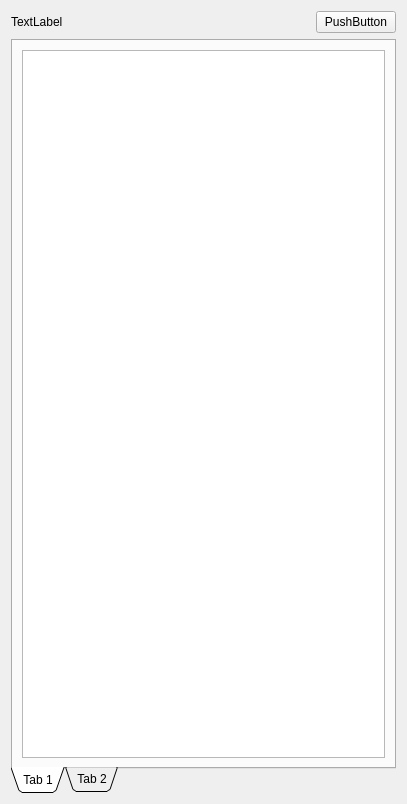
<?xml version="1.0" encoding="UTF-8"?>
<ui version="4.0">
 <class>Form</class>
 <widget class="QWidget" name="Form">
  <property name="geometry">
   <rect>
    <x>0</x>
    <y>0</y>
    <width>407</width>
    <height>804</height>
   </rect>
  </property>
  <property name="windowTitle">
   <string>Form</string>
  </property>
  <layout class="QVBoxLayout" name="verticalLayout_3">
   <item>
    <layout class="QHBoxLayout" name="horizontalLayout">
     <item>
      <widget class="QLabel" name="label">
       <property name="sizePolicy">
        <sizepolicy hsizetype="Expanding" vsizetype="Preferred">
         <horstretch>0</horstretch>
         <verstretch>0</verstretch>
        </sizepolicy>
       </property>
       <property name="text">
        <string>TextLabel</string>
       </property>
      </widget>
     </item>
     <item>
      <widget class="QPushButton" name="pushButton">
       <property name="text">
        <string>PushButton</string>
       </property>
      </widget>
     </item>
    </layout>
   </item>
   <item>
    <widget class="QTabWidget" name="tabWidget">
     <property name="tabPosition">
      <enum>QTabWidget::South</enum>
     </property>
     <property name="tabShape">
      <enum>QTabWidget::Triangular</enum>
     </property>
     <property name="currentIndex">
      <number>0</number>
     </property>
     <widget class="QWidget" name="tab">
      <attribute name="title">
       <string>Tab 1</string>
      </attribute>
      <layout class="QVBoxLayout" name="verticalLayout_2">
       <item>
        <widget class="QListView" name="listView_2"/>
       </item>
      </layout>
     </widget>
     <widget class="QWidget" name="tab_2">
      <attribute name="title">
       <string>Tab 2</string>
      </attribute>
      <layout class="QVBoxLayout" name="verticalLayout">
       <item>
        <widget class="QListView" name="listView"/>
       </item>
      </layout>
     </widget>
    </widget>
   </item>
  </layout>
 </widget>
 <resources/>
 <connections/>
</ui>
